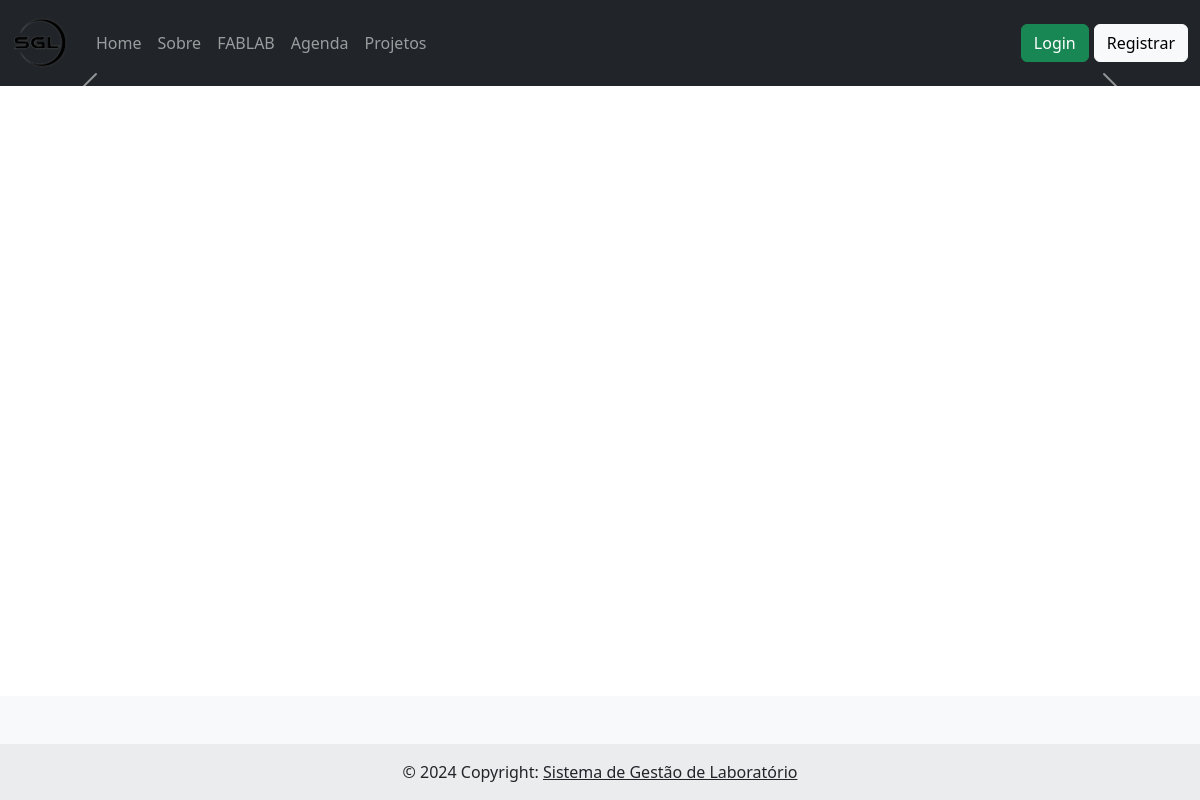
/, run on an earlier commit of the app's database.
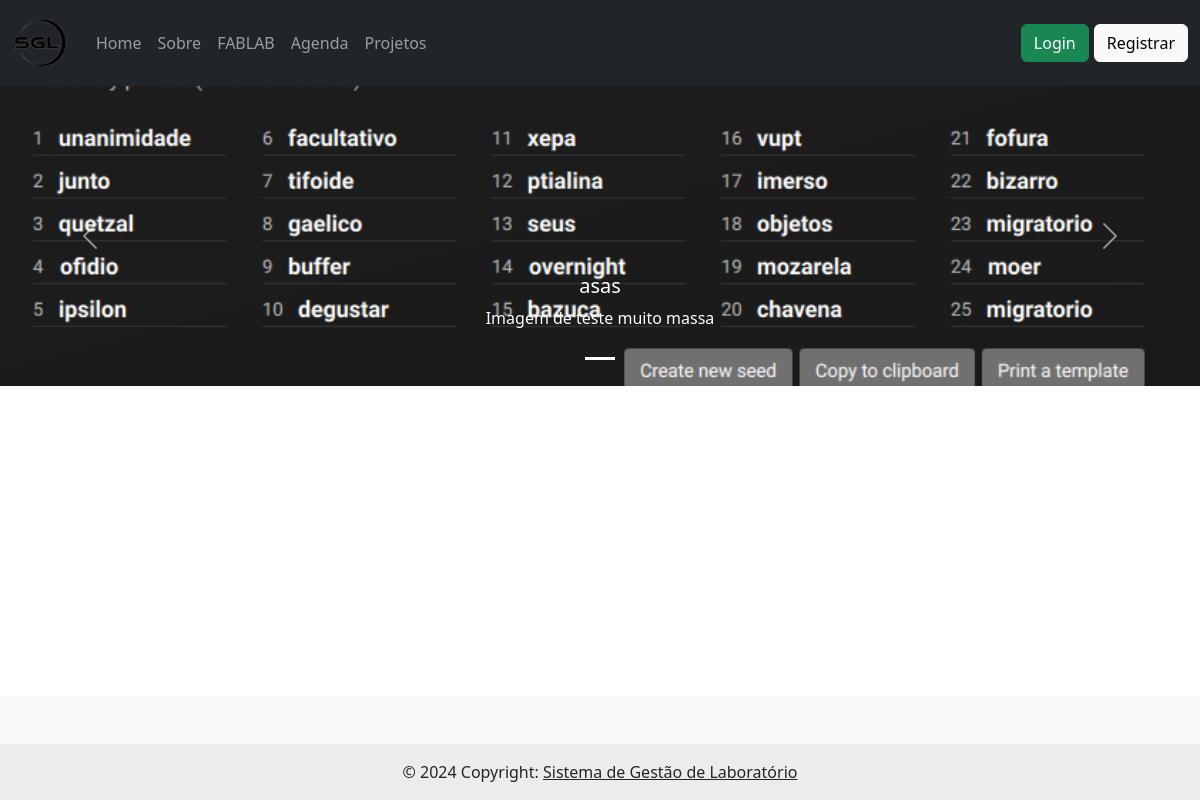
And on a later commit of the database.
### Controle_ar/models.py (models this page shows, shortened)
class CarouselImage(models.Model):
    image = models.ImageField(upload_to='carousel/')
    caption = models.CharField(max_length=255, blank=True, null=True)
    active = models.BooleanField(default=True, help_text="Marque para exibir essa imagem no carrossel.")
    title = models.CharField(max_length=255, blank=True, null=True, help_text="Título da imagem.")
    description = models.TextField(blank=True, null=True, help_text="Descrição exibida junto da imagem.")
    link = models.CharField(max_length=255, blank=True, null=True, help_text="Link para tornar a imagem clicável.")

### controllerapp/views.py (the view)
# urls.py: path('', views.homepage, name='home'),
def homepage(request):
    carousel_images = CarouselImage.objects.filter(active=True)
    return render(request, 'home.html', {'carousel_images': carousel_images})

### templates/home.html (shortened to what this page needs)
{% extends 'layout.html' %}
{% load static %}
{% block content %}
<div id="carouselExampleIndicators" class="carousel slide" data-bs-ride="carousel">
    <div class="carousel-indicators">
      {% for image in carousel_images %}
        <button type="button"
                data-bs-target="#carouselExampleIndicators"
                data-bs-slide-to="{{ forloop.counter0 }}"
                class="{% if forloop.first %}active{% endif %}"
                {% if forloop.first %}aria-current="true"{% endif %}
                aria-label="Slide {{ forloop.counter }}">
        </button>
      {% endfor %}
    </div>
    <div class="carousel-inner">
      {% for image in carousel_images %}
        <div class="carousel-item {% if forloop.first %}active{% endif %}" style="max-height:300px; overflow:hidden;">
          {% if image.link %}
            <a href="{{ image.link }}" target="{% if image.link|slice:":4" == "http" %}_blank{% else %}_self{% endif %}">
          {% endif %}
          <img class="d-block w-100"
               style="object-fit: cover; object-position: center;"
               src="{{ image.image.url }}"
               alt="{{ image.caption }}">
          {% if image.link %}
            </a>
          {% endif %}
          {% if image.caption or image.description %}
            <div class="carousel-caption d-none d-md-block">
              {% if image.caption %}
                <h5>{{ image.caption }}</h5>
              {% endif %}
              {% if image.description %}
                <p>{{ image.description }}</p>
              {% endif %}
            </div>
          {% endif %}
        </div>
      {% endfor %}
    </div>
    <button class="carousel-control-prev" type="button" data-bs-target="#carouselExampleIndicators" data-bs-slide="prev">
      <span class="carousel-control-prev-icon" aria-hidden="true"></span>
    </button>
    <button class="carousel-control-next" type="button" data-bs-target="#carouselExampleIndicators" data-bs-slide="next">
      <span class="carousel-control-next-icon" aria-hidden="true"></span>
    </button>
  </div>
{% endblock %}

What changed in the data, as far as the page shows it:
added CarouselImage: image (picture), caption "asas", description "Imagem de teste muito massa"
